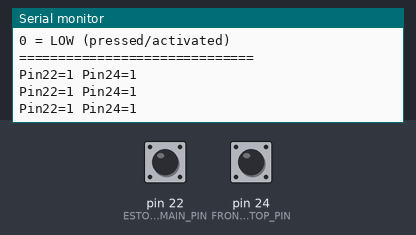
Simulated run of this program. Board: Arduino Mega 2560, built with avr-gcc and run on an emulated ATmega2560. On the bench: the last lines printed to the serial monitor. The test bench sets the inputs (shaded band); at power-on: pin 22 (ESTOP_MAIN_PIN) HIGH, pin 24 (FRONT_STOP_PIN) HIGH.

Above: at 3.2 s.
3.3 s: pin 22 (ESTOP_MAIN_PIN) pulled LOW for 0.6 s
At 3.9 s:
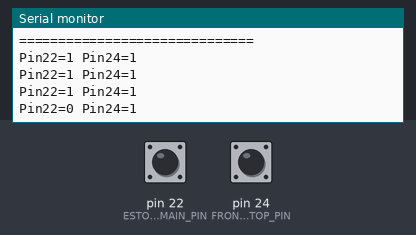
5.4 s: pin 24 (FRONT_STOP_PIN) pulled LOW for 0.6 s
At 5.9 s:
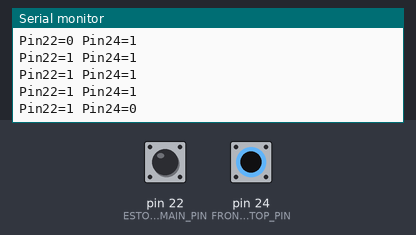

The program:

main.cpp
```cpp
// Simple switch test for emergency stop and bumper
// Reads pin states and reports them continuously

#include <Arduino.h>

#define ESTOP_MAIN_PIN    22   // Main emergency stop
#define FRONT_STOP_PIN    24   // Front bumper/emergency button

void setup() {
  Serial.begin(115200);

  // Setup with pull-ups
  pinMode(ESTOP_MAIN_PIN, INPUT_PULLUP);
  pinMode(FRONT_STOP_PIN, INPUT_PULLUP);

  Serial.println("=== Switch Test Program ===");
  Serial.println("Reading Pin 22 (Emergency Stop) and Pin 24 (Bumper/Button)");
  Serial.println("Format: Pin22=X Pin24=Y");
  Serial.println("1 = HIGH (not pressed/released)");
  Serial.println("0 = LOW (pressed/activated)");
  Serial.println("==============================");
  delay(2000);
}

void loop() {
  int pin22_state = digitalRead(ESTOP_MAIN_PIN);
  int pin24_state = digitalRead(FRONT_STOP_PIN);

  Serial.print("Pin22=");
  Serial.print(pin22_state);
  Serial.print(" Pin24=");
  Serial.println(pin24_state);

  delay(500);  // Update every 500ms
}
```

Measured:
- after the input at 3.3 s, the serial monitor: prints a new line after 0.21 s (image 1)
- after the input at 5.4 s, the serial monitor: prints a new line after 0.11 s (image 2)
